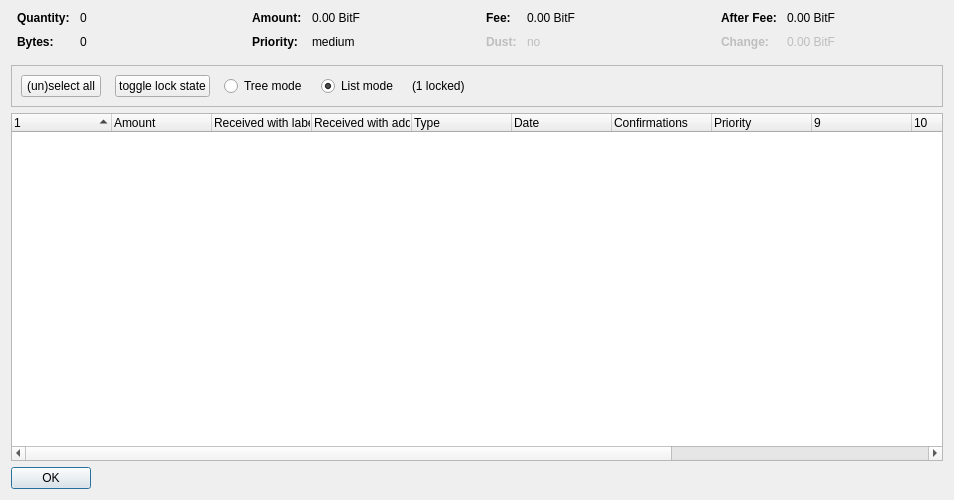
<?xml version="1.0" encoding="UTF-8"?>
<ui version="4.0">
 <class>CoinControlDialog</class>
 <widget class="QDialog" name="CoinControlDialog">
  <property name="geometry">
   <rect>
    <x>0</x>
    <y>0</y>
    <width>954</width>
    <height>500</height>
   </rect>
  </property>
  <property name="windowTitle">
   <string>Coin Selection</string>
  </property>
  <layout class="QVBoxLayout" name="verticalLayout">
   <item>
    <layout class="QHBoxLayout" name="horizontalLayoutTop" stretch="0,0,0,0">
     <property name="topMargin">
      <number>0</number>
     </property>
     <property name="bottomMargin">
      <number>10</number>
     </property>
     <item>
      <layout class="QFormLayout" name="formLayoutCoinControl1">
       <property name="horizontalSpacing">
        <number>10</number>
       </property>
       <property name="verticalSpacing">
        <number>10</number>
       </property>
       <property name="leftMargin">
        <number>6</number>
       </property>
       <property name="rightMargin">
        <number>6</number>
       </property>
       <item row="0" column="0">
        <widget class="QLabel" name="labelCoinControlQuantityText">
         <property name="font">
          <font>
           <weight>75</weight>
           <bold>true</bold>
          </font>
         </property>
         <property name="text">
          <string>Quantity:</string>
         </property>
        </widget>
       </item>
       <item row="0" column="1">
        <widget class="QLabel" name="labelCoinControlQuantity">
         <property name="cursor">
          <cursorShape>IBeamCursor</cursorShape>
         </property>
         <property name="contextMenuPolicy">
          <enum>Qt::ActionsContextMenu</enum>
         </property>
         <property name="text">
          <string notr="true">0</string>
         </property>
         <property name="textInteractionFlags">
          <set>Qt::LinksAccessibleByMouse|Qt::TextSelectableByKeyboard|Qt::TextSelectableByMouse</set>
         </property>
        </widget>
       </item>
       <item row="1" column="0">
        <widget class="QLabel" name="labelCoinControlBytesText">
         <property name="font">
          <font>
           <weight>75</weight>
           <bold>true</bold>
          </font>
         </property>
         <property name="text">
          <string>Bytes:</string>
         </property>
        </widget>
       </item>
       <item row="1" column="1">
        <widget class="QLabel" name="labelCoinControlBytes">
         <property name="cursor">
          <cursorShape>IBeamCursor</cursorShape>
         </property>
         <property name="contextMenuPolicy">
          <enum>Qt::ActionsContextMenu</enum>
         </property>
         <property name="text">
          <string notr="true">0</string>
         </property>
         <property name="textInteractionFlags">
          <set>Qt::LinksAccessibleByMouse|Qt::TextSelectableByKeyboard|Qt::TextSelectableByMouse</set>
         </property>
        </widget>
       </item>
      </layout>
     </item>
     <item>
      <layout class="QFormLayout" name="formLayoutCoinControl2">
       <property name="horizontalSpacing">
        <number>10</number>
       </property>
       <property name="verticalSpacing">
        <number>10</number>
       </property>
       <property name="leftMargin">
        <number>6</number>
       </property>
       <property name="rightMargin">
        <number>6</number>
       </property>
       <item row="0" column="0">
        <widget class="QLabel" name="labelCoinControlAmountText">
         <property name="font">
          <font>
           <weight>75</weight>
           <bold>true</bold>
          </font>
         </property>
         <property name="text">
          <string>Amount:</string>
         </property>
        </widget>
       </item>
       <item row="0" column="1">
        <widget class="QLabel" name="labelCoinControlAmount">
         <property name="cursor">
          <cursorShape>IBeamCursor</cursorShape>
         </property>
         <property name="contextMenuPolicy">
          <enum>Qt::ActionsContextMenu</enum>
         </property>
         <property name="text">
          <string notr="true">0.00 BitF</string>
         </property>
         <property name="textInteractionFlags">
          <set>Qt::LinksAccessibleByMouse|Qt::TextSelectableByKeyboard|Qt::TextSelectableByMouse</set>
         </property>
        </widget>
       </item>
       <item row="1" column="0">
        <widget class="QLabel" name="labelCoinControlPriorityText">
         <property name="font">
          <font>
           <weight>75</weight>
           <bold>true</bold>
          </font>
         </property>
         <property name="text">
          <string>Priority:</string>
         </property>
        </widget>
       </item>
       <item row="1" column="1">
        <widget class="QLabel" name="labelCoinControlPriority">
         <property name="cursor">
          <cursorShape>IBeamCursor</cursorShape>
         </property>
         <property name="contextMenuPolicy">
          <enum>Qt::ActionsContextMenu</enum>
         </property>
         <property name="text">
          <string>medium</string>
         </property>
         <property name="textInteractionFlags">
          <set>Qt::LinksAccessibleByMouse|Qt::TextSelectableByKeyboard|Qt::TextSelectableByMouse</set>
         </property>
        </widget>
       </item>
      </layout>
     </item>
     <item>
      <layout class="QFormLayout" name="formLayoutCoinControl3">
       <property name="horizontalSpacing">
        <number>10</number>
       </property>
       <property name="verticalSpacing">
        <number>10</number>
       </property>
       <property name="leftMargin">
        <number>6</number>
       </property>
       <property name="rightMargin">
        <number>6</number>
       </property>
       <item row="0" column="0">
        <widget class="QLabel" name="labelCoinControlFeeText">
         <property name="font">
          <font>
           <weight>75</weight>
           <bold>true</bold>
          </font>
         </property>
         <property name="text">
          <string>Fee:</string>
         </property>
        </widget>
       </item>
       <item row="0" column="1">
        <widget class="QLabel" name="labelCoinControlFee">
         <property name="cursor">
          <cursorShape>IBeamCursor</cursorShape>
         </property>
         <property name="contextMenuPolicy">
          <enum>Qt::ActionsContextMenu</enum>
         </property>
         <property name="text">
          <string notr="true">0.00 BitF</string>
         </property>
         <property name="textInteractionFlags">
          <set>Qt::LinksAccessibleByMouse|Qt::TextSelectableByKeyboard|Qt::TextSelectableByMouse</set>
         </property>
        </widget>
       </item>
       <item row="1" column="0">
        <widget class="QLabel" name="labelCoinControlLowOutputText">
         <property name="enabled">
          <bool>false</bool>
         </property>
         <property name="font">
          <font>
           <weight>75</weight>
           <bold>true</bold>
          </font>
         </property>
         <property name="text">
          <string>Dust:</string>
         </property>
        </widget>
       </item>
       <item row="1" column="1">
        <widget class="QLabel" name="labelCoinControlLowOutput">
         <property name="enabled">
          <bool>false</bool>
         </property>
         <property name="cursor">
          <cursorShape>IBeamCursor</cursorShape>
         </property>
         <property name="contextMenuPolicy">
          <enum>Qt::ActionsContextMenu</enum>
         </property>
         <property name="text">
          <string>no</string>
         </property>
         <property name="textInteractionFlags">
          <set>Qt::LinksAccessibleByMouse|Qt::TextSelectableByKeyboard|Qt::TextSelectableByMouse</set>
         </property>
        </widget>
       </item>
      </layout>
     </item>
     <item>
      <layout class="QFormLayout" name="formLayoutCoinControl4">
       <property name="horizontalSpacing">
        <number>10</number>
       </property>
       <property name="verticalSpacing">
        <number>10</number>
       </property>
       <property name="leftMargin">
        <number>6</number>
       </property>
       <property name="rightMargin">
        <number>6</number>
       </property>
       <item row="0" column="0">
        <widget class="QLabel" name="labelCoinControlAfterFeeText">
         <property name="font">
          <font>
           <weight>75</weight>
           <bold>true</bold>
          </font>
         </property>
         <property name="text">
          <string>After Fee:</string>
         </property>
        </widget>
       </item>
       <item row="0" column="1">
        <widget class="QLabel" name="labelCoinControlAfterFee">
         <property name="cursor">
          <cursorShape>IBeamCursor</cursorShape>
         </property>
         <property name="contextMenuPolicy">
          <enum>Qt::ActionsContextMenu</enum>
         </property>
         <property name="text">
          <string notr="true">0.00 BitF</string>
         </property>
         <property name="textInteractionFlags">
          <set>Qt::LinksAccessibleByMouse|Qt::TextSelectableByKeyboard|Qt::TextSelectableByMouse</set>
         </property>
        </widget>
       </item>
       <item row="1" column="0">
        <widget class="QLabel" name="labelCoinControlChangeText">
         <property name="enabled">
          <bool>false</bool>
         </property>
         <property name="font">
          <font>
           <weight>75</weight>
           <bold>true</bold>
          </font>
         </property>
         <property name="text">
          <string>Change:</string>
         </property>
        </widget>
       </item>
       <item row="1" column="1">
        <widget class="QLabel" name="labelCoinControlChange">
         <property name="enabled">
          <bool>false</bool>
         </property>
         <property name="cursor">
          <cursorShape>IBeamCursor</cursorShape>
         </property>
         <property name="contextMenuPolicy">
          <enum>Qt::ActionsContextMenu</enum>
         </property>
         <property name="text">
          <string notr="true">0.00 BitF</string>
         </property>
         <property name="textInteractionFlags">
          <set>Qt::LinksAccessibleByMouse|Qt::TextSelectableByKeyboard|Qt::TextSelectableByMouse</set>
         </property>
        </widget>
       </item>
      </layout>
     </item>
    </layout>
   </item>
   <item>
    <widget class="QFrame" name="frame">
     <property name="minimumSize">
      <size>
       <width>0</width>
       <height>40</height>
      </size>
     </property>
     <property name="frameShape">
      <enum>QFrame::StyledPanel</enum>
     </property>
     <property name="frameShadow">
      <enum>QFrame::Sunken</enum>
     </property>
     <layout class="QHBoxLayout" name="horizontalLayout">
      <item>
       <layout class="QHBoxLayout" name="horizontalLayoutPanel" stretch="0,0,0,0,0,0">
        <property name="spacing">
         <number>14</number>
        </property>
        <item>
         <widget class="QPushButton" name="pushButtonSelectAll">
          <property name="sizePolicy">
           <sizepolicy hsizetype="Maximum" vsizetype="Fixed">
            <horstretch>0</horstretch>
            <verstretch>0</verstretch>
           </sizepolicy>
          </property>
          <property name="text">
           <string>(un)select all</string>
          </property>
          <property name="autoDefault">
           <bool>false</bool>
          </property>
         </widget>
        </item>
        <item>
         <widget class="QPushButton" name="pushButtonToggleLock">
          <property name="sizePolicy">
           <sizepolicy hsizetype="Maximum" vsizetype="Fixed">
            <horstretch>0</horstretch>
            <verstretch>0</verstretch>
           </sizepolicy>
          </property>
          <property name="text">
           <string>toggle lock state</string>
          </property>
          <property name="autoDefault">
           <bool>false</bool>
          </property>
         </widget>
        </item>
        <item>
         <widget class="QRadioButton" name="radioTreeMode">
          <property name="sizePolicy">
           <sizepolicy hsizetype="Maximum" vsizetype="Fixed">
            <horstretch>0</horstretch>
            <verstretch>0</verstretch>
           </sizepolicy>
          </property>
          <property name="text">
           <string>Tree mode</string>
          </property>
         </widget>
        </item>
        <item>
         <widget class="QRadioButton" name="radioListMode">
          <property name="sizePolicy">
           <sizepolicy hsizetype="Maximum" vsizetype="Fixed">
            <horstretch>0</horstretch>
            <verstretch>0</verstretch>
           </sizepolicy>
          </property>
          <property name="text">
           <string>List mode</string>
          </property>
          <property name="checked">
           <bool>true</bool>
          </property>
         </widget>
        </item>
        <item>
         <widget class="QLabel" name="labelLocked">
          <property name="text">
           <string>(1 locked)</string>
          </property>
         </widget>
        </item>
        <item>
         <spacer name="horizontalSpacer">
          <property name="orientation">
           <enum>Qt::Horizontal</enum>
          </property>
          <property name="sizeHint" stdset="0">
           <size>
            <width>40</width>
            <height>20</height>
           </size>
          </property>
         </spacer>
        </item>
       </layout>
      </item>
     </layout>
    </widget>
   </item>
   <item>
    <widget class="CoinControlTreeWidget" name="treeWidget">
     <property name="contextMenuPolicy">
      <enum>Qt::CustomContextMenu</enum>
     </property>
     <property name="sortingEnabled">
      <bool>false</bool>
     </property>
     <property name="columnCount">
      <number>13</number>
     </property>
     <attribute name="headerShowSortIndicator" stdset="0">
      <bool>true</bool>
     </attribute>
     <attribute name="headerStretchLastSection">
      <bool>false</bool>
     </attribute>
     <column>
      <property name="text">
       <string/>
      </property>
     </column>
     <column>
      <property name="text">
       <string>Amount</string>
      </property>
     </column>
     <column>
      <property name="text">
       <string>Received with label</string>
      </property>
     </column>
     <column>
      <property name="text">
       <string>Received with address</string>
      </property>
     </column>
     <column>
      <property name="text">
	<string>Type</string>
      </property>
     </column>
     <column>
      <property name="text">	 
       <string>Date</string>
      </property>
     </column>
     <column>
      <property name="text">
       <string>Confirmations</string>
      </property>
      <property name="toolTip">
       <string>Confirmed</string>
      </property>
     </column>
     <column>
      <property name="text">
       <string>Priority</string>
      </property>
     </column>
     <column>
      <property name="text">
       <string/>
      </property>
     </column>
     <column>
      <property name="text">
       <string/>
      </property>
     </column>
     <column>
      <property name="text">
       <string/>
      </property>
     </column>
     <column>
      <property name="text">
       <string/>
      </property>
     </column>
     <column>
      <property name="text">
       <string/>
      </property>
     </column>
    </widget>
   </item>
   <item>
    <widget class="QDialogButtonBox" name="buttonBox">
     <property name="sizePolicy">
      <sizepolicy hsizetype="Maximum" vsizetype="Fixed">
       <horstretch>0</horstretch>
       <verstretch>0</verstretch>
      </sizepolicy>
     </property>
     <property name="orientation">
      <enum>Qt::Horizontal</enum>
     </property>
     <property name="standardButtons">
      <set>QDialogButtonBox::Ok</set>
     </property>
    </widget>
   </item>
  </layout>
 </widget>
 <customwidgets>
  <customwidget>
   <class>CoinControlTreeWidget</class>
   <extends>QTreeWidget</extends>
   <header>coincontroltreewidget.h</header>
  </customwidget>
 </customwidgets>
 <resources/>
 <connections/>
</ui>
